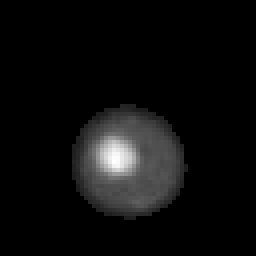
#> input picture generate_data_example/foreground_example.tiff, 64 x 64 px (shown 4 times larger)
$ jupyter execute generate_data_example.ipynb
#> lines starting #> are read from the running program, lines starting #| are printed output that depends on the picture; after the words box and inside, x2 and y2 are one past the last pixel; in counts of white or black regions, pixels touching at a corner belong together
### Sample Code for Generating Synthetic Background-Swapped Crop

Below, we provide sample code for generating a background-swapped crop given the foreground crop (segmented center cell) and background crop.

Note that this code does not reproduce the exact normalization done for some of the experiments as described in Section 3.2 of the paper. Specifically, for the Same Localization and Background Localization Swap experiments, normalization of the foreground and background was done based on respective protein data to ensure realistic synthetic crops.

[cell 1]
import numpy as np
from PIL import Image
import matplotlib.pyplot as plt

def normalize(img):
    img = img.astype(np.float32)
    img -= img.min()
    img /= (img.max() + 1e-8)
    return img

def impose_foreground_on_background(
    foreground_path,
    background_path,
    normalize_foreground=True,
    normalize_background=True
):
    # Load images
#> called with foreground_path = 'foreground_example.tiff', background_path = 'background_example.tiff', normalize_foreground = False, normalize_background = False
    fg = np.array(Image.open(foreground_path)).astype(np.float32)
    bg = np.array(Image.open(background_path)).astype(np.float32)
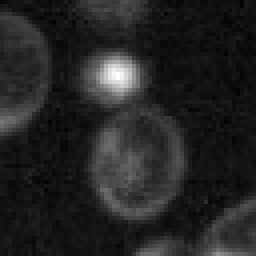
#> input picture generate_data_example/background_example.tiff, 64 x 64 px (shown 4 times larger)

    # Optional normalization
    if normalize_foreground:
        fg = normalize(fg)
    if normalize_background:
        bg = normalize(bg)

    # Check dimensions match
    if fg.shape != bg.shape:
        raise ValueError("Foreground and background must be the same shape")

    # Create binary mask from foreground (nonzero pixels)
    mask = fg > 0
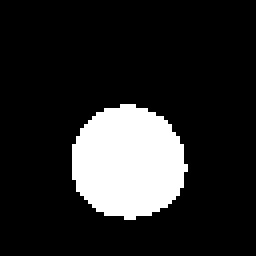
#> mask: shape (64, 64) bool (shown 4 times larger); 15.7% white; 1 white region, box (x1, y1, x2, y2) and area: (18, 26, 47, 55) 642

    # Composite image: insert foreground into background
    composed = bg.copy()
    composed[mask] = fg[mask]
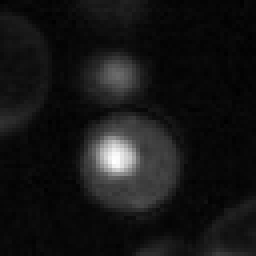
#> composed: shape (64, 64) float32 (shown 4 times larger); min 230, max 2662, mean 440; drawn with min black and max white

    return composed, fg, bg, mask

# --- Example usage ---
foreground_file = "foreground_example.tiff"
background_file = "background_example.tiff"

composed_img, fg_img, bg_img, fg_mask = impose_foreground_on_background(
    foreground_file,
    background_file,
    normalize_foreground=False,
    normalize_background=False
)

# --- Plot ---
plt.figure(figsize=(12, 3))
titles = ["Foreground", "Background", "Composed"]
for i, img in enumerate([fg_img, bg_img, composed_img]):
    plt.subplot(1, 3, i + 1)
    plt.imshow(img)
    plt.title(titles[i])
    plt.axis('off')
#> this loop made 3 passes

plt.tight_layout()
plt.show()
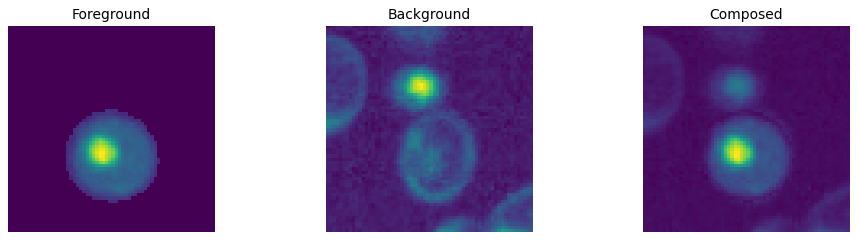
#> figure drawn by matplotlib, 3 panels
